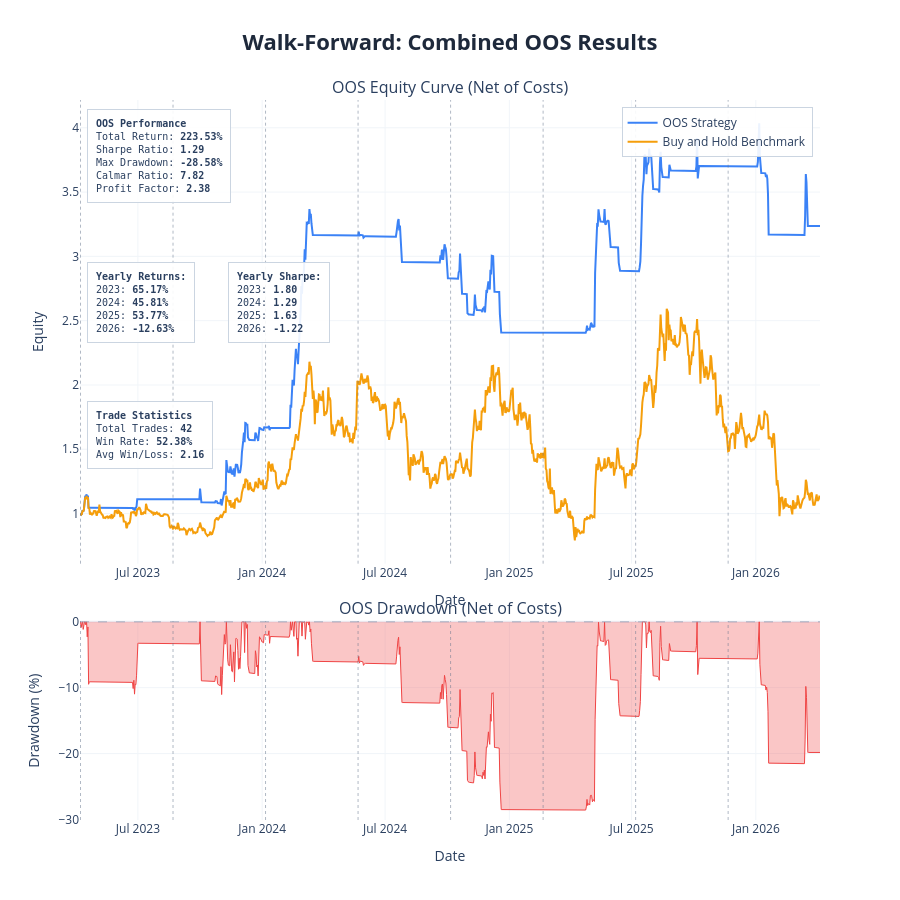

Write notebook code for a chart like this one.
### Markdown cell above
---
## Results Charts and Cost Stress Test

| Parameter | Description | Default |
|---|---|---|
| `show_fold_perf` | IS vs OOS bars for return, Sharpe, drawdown per fold | `False` |
| `show_param_evol` | Parameter evolution across folds with ±1 std bands | `False` |
| `show_oos_equity` | Combined OOS equity curve + drawdown with fold boundaries | `True` |
| `show_trades` | Overlay entry/exit markers on OOS equity chart | `False` |
| `benchmark_data` | DataFrame with `Close` column for buy & hold comparison | `None` |
| `save_html_dir` | Directory path to save charts as HTML files, or `None` | `None` |

**Cost Stress Test:** re-run the combined OOS backtest at 1×, 1.5×, 2×, 3× the base cost. Fragile strategies collapse; robust ones degrade gradually.

### Code cell
plot_walk_forward_results(
    results          = results,
    param_defs       = PARAM_DEFS,
    fixed_params     = FIXED_PARAMS,
    benchmark_data   = df,
    show             = True,
    save_html_dir    = None,
    show_fold_perf   = False,   # IS vs OOS bars by fold
    show_param_evol  = False,   # parameter evolution across folds
    show_oos_equity  = True,   # combined OOS equity curve
    show_trades      = False,  # trade markers on OOS equity chart
)

# ── transaction cost stress test ──────────────────────────────────────────

if results['oos_combined_df'] is not None:
    cost_df = cost_stress_test(
        oos_combined_df  = results['oos_combined_df'],
        cost_multipliers = (1.0, 1.5, 2.0, 3.0),
        base_cost        = COST,
    )
else:
    print('No combined OOS dataframe — skip cost stress test')

### Figure 1 — Plotly figure (JSON) as saved in the notebook; plotly's stock layout.template omitted (floating-point values rounded to 4 significant figures; data arrays with more than 128 entries replaced by an {"elided": "..."} marker saying what was removed)
{"data": [{"hovertemplate": "<b>OOS Strategy</b><br>Date: %{x}<br>Equity: %{y:.4f}<extra></extra>", "line": {"color": "#3b82f6", "width": 2}, "mode": "lines", "name": "OOS Strategy", "type": "scatter", "x": {"elided": "1096 str values"}, "xaxis": "x", "y": {"elided": "1096 float values"}, "yaxis": "y"}, {"hovertemplate": "<b>Buy and Hold Benchmark</b><br>Date: %{x}<br>Equity: %{y:.4f}<extra></extra>", "line": {"color": "#f59e0b", "width": 2}, "mode": "lines", "name": "Buy and Hold Benchmark", "type": "scatter", "x": {"elided": "1096 str values"}, "xaxis": "x", "y": {"elided": "1096 float values"}, "yaxis": "y"}, {"fill": "tozeroy", "fillcolor": "rgba(239, 68, 68, 0.3)", "hovertemplate": "<b>Drawdown</b><br>Date: %{x}<br>%{y:.2f}%<extra></extra>", "line": {"color": "#ef4444", "width": 1}, "mode": "lines", "name": "Drawdown", "showlegend": false, "type": "scatter", "x": {"elided": "1096 str values"}, "xaxis": "x2", "y": {"elided": "1096 float values"}, "yaxis": "y2"}], "layout": {"annotations": [{"font": {"size": 16}, "showarrow": false, "text": "OOS Equity Curve (Net of Costs)", "x": 0.5, "xanchor": "center", "xref": "paper", "y": 1, "yanchor": "bottom", "yref": "paper"}, {"font": {"size": 16}, "showarrow": false, "text": "OOS Drawdown (Net of Costs)", "x": 0.5, "xanchor": "center", "xref": "paper", "y": 0.276, "yanchor": "bottom", "yref": "paper"}, {"align": "left", "bgcolor": "rgba(255, 255, 255, 0.9)", "bordercolor": "#cbd5e1", "borderpad": 8, "borderwidth": 1, "font": {"family": "monospace", "size": 10}, "showarrow": false, "text": "<b>OOS Performance</b><br>Total Return: <b>223.53%</b><br>Sharpe Ratio: <b>1.29</b><br>Max Drawdown: <b>-28.58%</b><br>Calmar Ratio: <b>7.82</b><br>Profit Factor: <b>2.38</b>", "x": 0.01, "xanchor": "left", "xref": "x domain", "y": 0.98, "yanchor": "top", "yref": "y domain"}, {"align": "left", "bgcolor": "rgba(255, 255, 255, 0.9)", "bordercolor": "#cbd5e1", "borderpad": 8, "borderwidth": 1, "font": {"family": "monospace", "size": 10}, "showarrow": false, "text": "<b>Yearly Returns:</b><br>2023: <b>65.17%</b><br>2024: <b>45.81%</b><br>2025: <b>53.77%</b><br>2026: <b>-12.63%</b><br>", "x": 0.01, "xanchor": "left", "xref": "x domain", "y": 0.65, "yanchor": "top", "yref": "y domain"}, {"align": "left", "bgcolor": "rgba(255, 255, 255, 0.9)", "bordercolor": "#cbd5e1", "borderpad": 8, "borderwidth": 1, "font": {"family": "monospace", "size": 10}, "showarrow": false, "text": "<b>Yearly Sharpe:</b><br>2023: <b>1.80</b><br>2024: <b>1.29</b><br>2025: <b>1.63</b><br>2026: <b>-1.22</b><br>", "x": 0.2, "xanchor": "left", "xref": "x domain", "y": 0.65, "yanchor": "top", "yref": "y domain"}, {"align": "left", "bgcolor": "rgba(255, 255, 255, 0.9)", "bordercolor": "#cbd5e1", "borderpad": 8, "borderwidth": 1, "font": {"family": "monospace", "size": 10}, "showarrow": false, "text": "<b>Trade Statistics</b><br>Total Trades: <b>42</b><br>Win Rate: <b>52.38%</b><br>Avg Win/Loss: <b>2.16</b>", "x": 0.01, "xanchor": "left", "xref": "x domain", "y": 0.35, "yanchor": "top", "yref": "y domain"}], "height": 900, "hovermode": "x unified", "legend": {"bgcolor": "rgba(255, 255, 255, 0.9)", "bordercolor": "#cbd5e1", "borderwidth": 1, "x": 0.99, "xanchor": "right", "y": 0.99, "yanchor": "top"}, "shapes": [{"line": {"color": "#94a3b8", "dash": "dash", "width": 1}, "type": "line", "x0": 0, "x1": 1, "xref": "x2 domain", "y0": 0, "y1": 0, "yref": "y2"}, {"line": {"color": "rgba(100,116,139,0.5)", "dash": "dot", "width": 1}, "type": "line", "x0": "2023-04-07 00:00:00", "x1": "2023-04-07 00:00:00", "xref": "x", "y0": 0, "y1": 1, "yref": "y domain"}, {"line": {"color": "rgba(100,116,139,0.5)", "dash": "dot", "width": 1}, "type": "line", "x0": "2023-04-07 00:00:00", "x1": "2023-04-07 00:00:00", "xref": "x2", "y0": 0, "y1": 1, "yref": "y2 domain"}, {"line": {"color": "rgba(100,116,139,0.5)", "dash": "dot", "width": 1}, "type": "line", "x0": "2023-08-22 00:00:00", "x1": "2023-08-22 00:00:00", "xref": "x", "y0": 0, "y1": 1, "yref": "y domain"}, {"line": {"color": "rgba(100,116,139,0.5)", "dash": "dot", "width": 1}, "type": "line", "x0": "2023-08-22 00:00:00", "x1": "2023-08-22 00:00:00", "xref": "x2", "y0": 0, "y1": 1, "yref": "y2 domain"}, {"line": {"color": "rgba(100,116,139,0.5)", "dash": "dot", "width": 1}, "type": "line", "x0": "2024-01-06 00:00:00", "x1": "2024-01-06 00:00:00", "xref": "x", "y0": 0, "y1": 1, "yref": "y domain"}, {"line": {"color": "rgba(100,116,139,0.5)", "dash": "dot", "width": 1}, "type": "line", "x0": "2024-01-06 00:00:00", "x1": "2024-01-06 00:00:00", "xref": "x2", "y0": 0, "y1": 1, "yref": "y2 domain"}, {"line": {"color": "rgba(100,116,139,0.5)", "dash": "dot", "width": 1}, "type": "line", "x0": "2024-05-22 00:00:00", "x1": "2024-05-22 00:00:00", "xref": "x", "y0": 0, "y1": 1, "yref": "y domain"}, {"line": {"color": "rgba(100,116,139,0.5)", "dash": "dot", "width": 1}, "type": "line", "x0": "2024-05-22 00:00:00", "x1": "2024-05-22 00:00:00", "xref": "x2", "y0": 0, "y1": 1, "yref": "y2 domain"}, {"line": {"color": "rgba(100,116,139,0.5)", "dash": "dot", "width": 1}, "type": "line", "x0": "2024-10-06 00:00:00", "x1": "2024-10-06 00:00:00", "xref": "x", "y0": 0, "y1": 1, "yref": "y domain"}, {"line": {"color": "rgba(100,116,139,0.5)", "dash": "dot", "width": 1}, "type": "line", "x0": "2024-10-06 00:00:00", "x1": "2024-10-06 00:00:00", "xref": "x2", "y0": 0, "y1": 1, "yref": "y2 domain"}, {"line": {"color": "rgba(100,116,139,0.5)", "dash": "dot", "width": 1}, "type": "line", "x0": "2025-02-20 00:00:00", "x1": "2025-02-20 00:00:00", "xref": "x", "y0": 0, "y1": 1, "yref": "y domain"}, {"line": {"color": "rgba(100,116,139,0.5)", "dash": "dot", "width": 1}, "type": "line", "x0": "2025-02-20 00:00:00", "x1": "2025-02-20 00:00:00", "xref": "x2", "y0": 0, "y1": 1, "yref": "y2 domain"}, {"line": {"color": "rgba(100,116,139,0.5)", "dash": "dot", "width": 1}, "type": "line", "x0": "2025-07-07 00:00:00", "x1": "2025-07-07 00:00:00", "xref": "x", "y0": 0, "y1": 1, "yref": "y domain"}, {"line": {"color": "rgba(100,116,139,0.5)", "dash": "dot", "width": 1}, "type": "line", "x0": "2025-07-07 00:00:00", "x1": "2025-07-07 00:00:00", "xref": "x2", "y0": 0, "y1": 1, "yref": "y2 domain"}, {"line": {"color": "rgba(100,116,139,0.5)", "dash": "dot", "width": 1}, "type": "line", "x0": "2025-11-21 00:00:00", "x1": "2025-11-21 00:00:00", "xref": "x", "y0": 0, "y1": 1, "yref": "y domain"}, {"line": {"color": "rgba(100,116,139,0.5)", "dash": "dot", "width": 1}, "type": "line", "x0": "2025-11-21 00:00:00", "x1": "2025-11-21 00:00:00", "xref": "x2", "y0": 0, "y1": 1, "yref": "y2 domain"}], "showlegend": true, "title": {"font": {"color": "#1E293B", "size": 22}, "text": "<b>Walk-Forward: Combined OOS Results</b>", "x": 0.5, "xanchor": "center"}, "xaxis": {"anchor": "y", "domain": [0, 1], "gridcolor": "#f1f5f9", "gridwidth": 1, "showgrid": true, "title": {"text": "Date"}}, "xaxis2": {"anchor": "y2", "domain": [0, 1], "gridcolor": "#f1f5f9", "gridwidth": 1, "showgrid": true, "title": {"text": "Date"}}, "yaxis": {"anchor": "x", "domain": [0.356, 1], "gridcolor": "#f1f5f9", "gridwidth": 1, "showgrid": true, "title": {"text": "Equity"}}, "yaxis2": {"anchor": "x2", "domain": [0, 0.276], "gridcolor": "#f1f5f9", "gridwidth": 1, "showgrid": true, "title": {"text": "Drawdown (%)"}}}}
